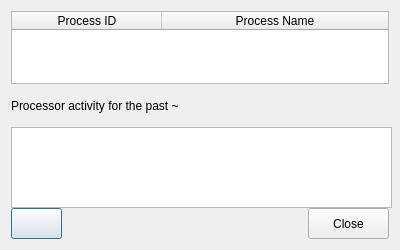
<?xml version="1.0" encoding="UTF-8"?>
<ui version="4.0">
 <class>ViewProcessor</class>
 <widget class="QDialog" name="ViewProcessor">
  <property name="geometry">
   <rect>
    <x>0</x>
    <y>0</y>
    <width>400</width>
    <height>250</height>
   </rect>
  </property>
  <property name="sizePolicy">
   <sizepolicy hsizetype="MinimumExpanding" vsizetype="MinimumExpanding">
    <horstretch>0</horstretch>
    <verstretch>0</verstretch>
   </sizepolicy>
  </property>
  <property name="minimumSize">
   <size>
    <width>400</width>
    <height>250</height>
   </size>
  </property>
  <property name="windowTitle">
   <string>View Processor</string>
  </property>
  <layout class="QVBoxLayout" name="verticalLayout_2">
   <item>
    <widget class="QTableWidget" name="procTable">
     <property name="sizePolicy">
      <sizepolicy hsizetype="MinimumExpanding" vsizetype="Fixed">
       <horstretch>0</horstretch>
       <verstretch>0</verstretch>
      </sizepolicy>
     </property>
     <property name="maximumSize">
      <size>
       <width>16777215</width>
       <height>73</height>
      </size>
     </property>
     <property name="frameShape">
      <enum>QFrame::StyledPanel</enum>
     </property>
     <property name="frameShadow">
      <enum>QFrame::Sunken</enum>
     </property>
     <property name="editTriggers">
      <set>QAbstractItemView::NoEditTriggers</set>
     </property>
     <property name="selectionMode">
      <enum>QAbstractItemView::SingleSelection</enum>
     </property>
     <property name="selectionBehavior">
      <enum>QAbstractItemView::SelectRows</enum>
     </property>
     <property name="showGrid">
      <bool>false</bool>
     </property>
     <attribute name="horizontalHeaderDefaultSectionSize">
      <number>150</number>
     </attribute>
     <attribute name="horizontalHeaderStretchLastSection">
      <bool>true</bool>
     </attribute>
     <attribute name="verticalHeaderVisible">
      <bool>false</bool>
     </attribute>
     <column>
      <property name="text">
       <string>Process ID</string>
      </property>
     </column>
     <column>
      <property name="text">
       <string>Process Name</string>
      </property>
     </column>
    </widget>
   </item>
   <item>
    <layout class="QHBoxLayout" name="horizontalLayout_2">
     <property name="bottomMargin">
      <number>0</number>
     </property>
     <item>
      <spacer name="horizontalSpacer">
       <property name="orientation">
        <enum>Qt::Horizontal</enum>
       </property>
       <property name="sizeHint" stdset="0">
        <size>
         <width>17</width>
         <height>20</height>
        </size>
       </property>
      </spacer>
     </item>
     <item>
      <layout class="QVBoxLayout" name="verticalLayout">
       <item>
        <spacer name="verticalSpacer">
         <property name="orientation">
          <enum>Qt::Vertical</enum>
         </property>
         <property name="sizeHint" stdset="0">
          <size>
           <width>20</width>
           <height>40</height>
          </size>
         </property>
        </spacer>
       </item>
       <item>
        <widget class="QLabel" name="graphTimeScaleLabel">
         <property name="sizePolicy">
          <sizepolicy hsizetype="MinimumExpanding" vsizetype="Fixed">
           <horstretch>0</horstretch>
           <verstretch>0</verstretch>
          </sizepolicy>
         </property>
         <property name="minimumSize">
          <size>
           <width>321</width>
           <height>31</height>
          </size>
         </property>
         <property name="font">
          <font>
           <weight>50</weight>
           <bold>false</bold>
          </font>
         </property>
         <property name="text">
          <string>Processor activity for the past ~</string>
         </property>
        </widget>
       </item>
       <item>
        <widget class="QGraphicsView" name="graph">
         <property name="sizePolicy">
          <sizepolicy hsizetype="Fixed" vsizetype="Fixed">
           <horstretch>0</horstretch>
           <verstretch>0</verstretch>
          </sizepolicy>
         </property>
         <property name="minimumSize">
          <size>
           <width>381</width>
           <height>81</height>
          </size>
         </property>
         <property name="maximumSize">
          <size>
           <width>381</width>
           <height>81</height>
          </size>
         </property>
         <property name="verticalScrollBarPolicy">
          <enum>Qt::ScrollBarAlwaysOff</enum>
         </property>
         <property name="horizontalScrollBarPolicy">
          <enum>Qt::ScrollBarAlwaysOff</enum>
         </property>
         <property name="sceneRect">
          <rectf>
           <x>-100.000000000000000</x>
           <y>-100.000000000000000</y>
           <width>200.000000000000000</width>
           <height>100.000000000000000</height>
          </rectf>
         </property>
        </widget>
       </item>
      </layout>
     </item>
     <item>
      <spacer name="horizontalSpacer_2">
       <property name="orientation">
        <enum>Qt::Horizontal</enum>
       </property>
       <property name="sizeHint" stdset="0">
        <size>
         <width>1</width>
         <height>20</height>
        </size>
       </property>
      </spacer>
     </item>
    </layout>
   </item>
   <item>
    <spacer name="verticalSpacer_2">
     <property name="orientation">
      <enum>Qt::Vertical</enum>
     </property>
     <property name="sizeHint" stdset="0">
      <size>
       <width>20</width>
       <height>40</height>
      </size>
     </property>
    </spacer>
   </item>
   <item>
    <layout class="QHBoxLayout" name="horizontalLayout">
     <property name="topMargin">
      <number>5</number>
     </property>
     <item>
      <widget class="QPushButton" name="toggleUpdateButton">
       <property name="sizePolicy">
        <sizepolicy hsizetype="Fixed" vsizetype="Fixed">
         <horstretch>0</horstretch>
         <verstretch>0</verstretch>
        </sizepolicy>
       </property>
       <property name="minimumSize">
        <size>
         <width>51</width>
         <height>31</height>
        </size>
       </property>
       <property name="text">
        <string/>
       </property>
      </widget>
     </item>
     <item>
      <widget class="QLabel" name="timeLabel">
       <property name="sizePolicy">
        <sizepolicy hsizetype="MinimumExpanding" vsizetype="Fixed">
         <horstretch>0</horstretch>
         <verstretch>0</verstretch>
        </sizepolicy>
       </property>
       <property name="minimumSize">
        <size>
         <width>231</width>
         <height>31</height>
        </size>
       </property>
       <property name="font">
        <font>
         <weight>75</weight>
         <bold>true</bold>
        </font>
       </property>
       <property name="text">
        <string/>
       </property>
       <property name="alignment">
        <set>Qt::AlignCenter</set>
       </property>
      </widget>
     </item>
     <item>
      <widget class="QPushButton" name="closeButton">
       <property name="sizePolicy">
        <sizepolicy hsizetype="Fixed" vsizetype="Fixed">
         <horstretch>0</horstretch>
         <verstretch>0</verstretch>
        </sizepolicy>
       </property>
       <property name="minimumSize">
        <size>
         <width>81</width>
         <height>31</height>
        </size>
       </property>
       <property name="text">
        <string>Close</string>
       </property>
      </widget>
     </item>
    </layout>
   </item>
  </layout>
 </widget>
 <resources/>
 <connections/>
</ui>
